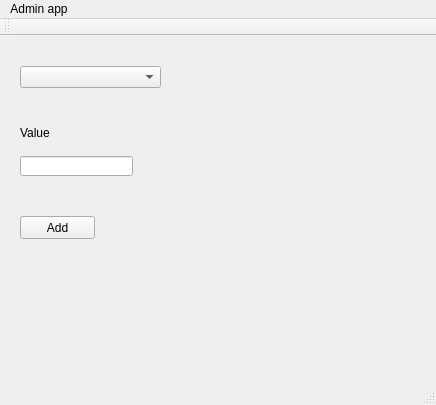
<?xml version="1.0" encoding="UTF-8"?>
<ui version="4.0">
 <class>MainWindow</class>
 <widget class="QMainWindow" name="MainWindow">
  <property name="geometry">
   <rect>
    <x>0</x>
    <y>0</y>
    <width>436</width>
    <height>405</height>
   </rect>
  </property>
  <property name="windowTitle">
   <string>MainWindow</string>
  </property>
  <widget class="QWidget" name="centralWidget">
   <widget class="QComboBox" name="cb_name">
    <property name="geometry">
     <rect>
      <x>20</x>
      <y>30</y>
      <width>141</width>
      <height>22</height>
     </rect>
    </property>
   </widget>
   <widget class="QLineEdit" name="le">
    <property name="geometry">
     <rect>
      <x>20</x>
      <y>120</y>
      <width>113</width>
      <height>20</height>
     </rect>
    </property>
   </widget>
   <widget class="QLabel" name="label">
    <property name="geometry">
     <rect>
      <x>20</x>
      <y>90</y>
      <width>47</width>
      <height>13</height>
     </rect>
    </property>
    <property name="text">
     <string>&lt;html&gt;&lt;head/&gt;&lt;body&gt;&lt;p&gt;Value&lt;/p&gt;&lt;/body&gt;&lt;/html&gt;</string>
    </property>
   </widget>
   <widget class="QPushButton" name="Add_button">
    <property name="geometry">
     <rect>
      <x>20</x>
      <y>180</y>
      <width>75</width>
      <height>23</height>
     </rect>
    </property>
    <property name="text">
     <string>Add</string>
    </property>
   </widget>
  </widget>
  <widget class="QMenuBar" name="menuBar">
   <property name="geometry">
    <rect>
     <x>0</x>
     <y>0</y>
     <width>436</width>
     <height>21</height>
    </rect>
   </property>
   <widget class="QMenu" name="menuAdmin_app">
    <property name="title">
     <string>Admin app</string>
    </property>
   </widget>
   <addaction name="menuAdmin_app"/>
  </widget>
  <widget class="QToolBar" name="mainToolBar">
   <attribute name="toolBarArea">
    <enum>TopToolBarArea</enum>
   </attribute>
   <attribute name="toolBarBreak">
    <bool>false</bool>
   </attribute>
  </widget>
  <widget class="QStatusBar" name="statusBar"/>
 </widget>
 <layoutdefault spacing="6" margin="11"/>
 <resources/>
 <connections/>
</ui>
